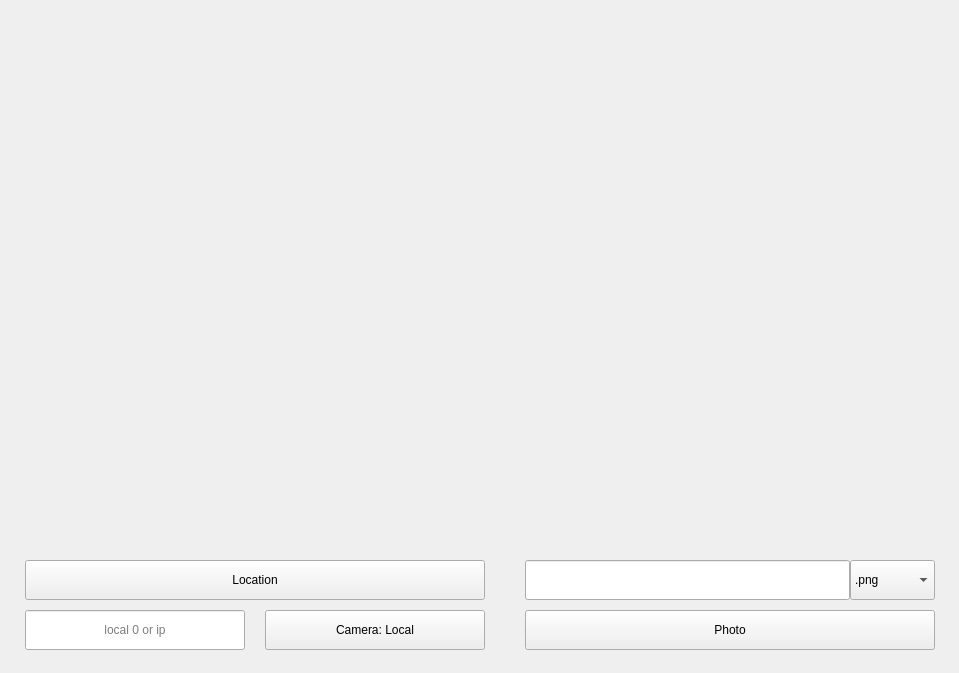
<?xml version="1.0" encoding="UTF-8"?>
<ui version="4.0">
 <class>MainWindow</class>
 <widget class="QMainWindow" name="MainWindow">
  <property name="geometry">
   <rect>
    <x>0</x>
    <y>0</y>
    <width>959</width>
    <height>673</height>
   </rect>
  </property>
  <property name="windowTitle">
   <string>Camera</string>
  </property>
  <widget class="QWidget" name="centralwidget">
   <widget class="QLabel" name="label">
    <property name="geometry">
     <rect>
      <x>-1</x>
      <y>-1</y>
      <width>960</width>
      <height>540</height>
     </rect>
    </property>
    <property name="text">
     <string/>
    </property>
   </widget>
   <widget class="QPushButton" name="pushButton_6">
    <property name="geometry">
     <rect>
      <x>265</x>
      <y>610</y>
      <width>220</width>
      <height>40</height>
     </rect>
    </property>
    <property name="text">
     <string>Camera: Local</string>
    </property>
   </widget>
   <widget class="QPushButton" name="pushButton_5">
    <property name="geometry">
     <rect>
      <x>25</x>
      <y>560</y>
      <width>460</width>
      <height>40</height>
     </rect>
    </property>
    <property name="sizePolicy">
     <sizepolicy hsizetype="Expanding" vsizetype="Fixed">
      <horstretch>0</horstretch>
      <verstretch>0</verstretch>
     </sizepolicy>
    </property>
    <property name="text">
     <string>Location</string>
    </property>
   </widget>
   <widget class="QLineEdit" name="lineEdit">
    <property name="geometry">
     <rect>
      <x>525</x>
      <y>560</y>
      <width>325</width>
      <height>40</height>
     </rect>
    </property>
    <property name="alignment">
     <set>Qt::AlignCenter</set>
    </property>
   </widget>
   <widget class="QComboBox" name="comboBox">
    <property name="geometry">
     <rect>
      <x>850</x>
      <y>560</y>
      <width>85</width>
      <height>40</height>
     </rect>
    </property>
    <item>
     <property name="text">
      <string>.png</string>
     </property>
    </item>
    <item>
     <property name="text">
      <string>.jpg</string>
     </property>
    </item>
    <item>
     <property name="text">
      <string>.jpeg</string>
     </property>
    </item>
   </widget>
   <widget class="QPushButton" name="pushButton">
    <property name="geometry">
     <rect>
      <x>525</x>
      <y>610</y>
      <width>410</width>
      <height>40</height>
     </rect>
    </property>
    <property name="sizePolicy">
     <sizepolicy hsizetype="Maximum" vsizetype="Maximum">
      <horstretch>0</horstretch>
      <verstretch>0</verstretch>
     </sizepolicy>
    </property>
    <property name="text">
     <string>Photo</string>
    </property>
   </widget>
   <widget class="QLineEdit" name="lineEdit_2">
    <property name="geometry">
     <rect>
      <x>25</x>
      <y>610</y>
      <width>220</width>
      <height>40</height>
     </rect>
    </property>
    <property name="alignment">
     <set>Qt::AlignCenter</set>
    </property>
    <property name="placeholderText">
     <string>local 0 or ip</string>
    </property>
   </widget>
  </widget>
 </widget>
 <resources/>
 <connections/>
</ui>
